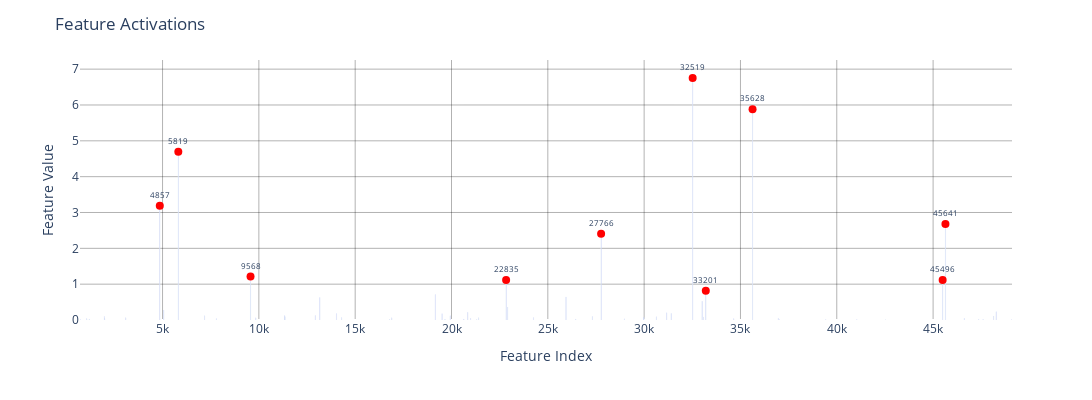

Notebook code for this chart:
### Code cell
top_indices, _ = plot_act_distribution(
    get_feature_activations(example_img_tensor.unsqueeze(0), model, sae)[0, 0, :],
    n_top=10
)

### Figure 1 — Plotly figure (JSON) as saved in the notebook; plotly's stock layout.template omitted (floating-point values rounded to 4 significant figures)
{"data": [{"alignmentgroup": "True", "hovertemplate": "index=%{x}<br>value=%{y}<extra></extra>", "legendgroup": "", "marker": {"color": "#636efa", "pattern": {"shape": ""}}, "name": "", "offsetgroup": "", "orientation": "v", "showlegend": false, "textposition": "auto", "type": "bar", "x": [722, 1064, 1197, 1979, 1995, 3090, 4857, 5063, 5819, 7181, 7792, 9568, 9842, 11339, 11354, 12929, 13168, 14029, 14296, 16788, 16899, 19158, 19509, 19661, 19931, 20643, 20845, 20993, 21308, 21408, 22835, 22912, 24256, 25944, 26453, 27311, 27766, 28976, 29974, 29988, 30635, 31170, 31402, 32519, 33008, 33073, 33201, 34652, 35628, 36963, 37016, 39431, 41045, 42529, 45496, 45641, 46619, 47369, 47593, 48140, 48274, 49089], "xaxis": "x", "y": [0.01443, 0.03923, 0.02517, 0.0995, 0.04583, 0.06506, 3.185, 0.276, 4.697, 0.1209, 0.0389, 1.211, 0.05953, 0.1284, 0.09028, 0.1239, 0.6287, 0.1779, 0.06769, 0.0232, 0.06495, 0.709, 0.1752, 0.02417, 0.1188, 0.0265, 0.2187, 0.04549, 0.01741, 0.06489, 1.114, 0.3593, 0.06773, 0.645, 0.0265, 0.09696, 2.405, 0.03154, 0.06458, 0.07394, 0.08885, 0.2032, 0.1837, 6.753, 0.5203, 0.08604, 0.8185, 0.03883, 5.878, 0.0499, 0.01329, 0.01432, 0.01138, 0.01043, 1.114, 2.679, 0.04593, 0.02415, 0.01805, 0.1116, 0.2329, 0.01135], "yaxis": "y"}, {"marker": {"color": "red", "size": 8}, "mode": "markers+text", "showlegend": false, "text": ["33201", "22835", "45496", "9568", "27766", "45641", "4857", "5819", "35628", "32519"], "textfont": {"size": 8}, "textposition": "top center", "type": "scatter", "x": [33201, 22835, 45496, 9568, 27766, 45641, 4857, 5819, 35628, 32519], "y": [0.8185, 1.114, 1.114, 1.211, 2.405, 2.679, 3.185, 4.697, 5.878, 6.753]}], "layout": {"barmode": "relative", "height": 400, "legend": {"tracegroupgap": 0}, "margin": {"t": 60}, "plot_bgcolor": "rgba(255,255,255,1)", "title": {"text": "Feature Activations"}, "width": 1200, "xaxis": {"anchor": "y", "domain": [0, 1], "gridcolor": "rgba(0,0,0,0.3)", "gridwidth": 1, "showgrid": true, "title": {"text": "Feature Index"}}, "yaxis": {"anchor": "x", "domain": [0, 1], "gridcolor": "rgba(0,0,0,0.3)", "gridwidth": 1, "showgrid": true, "title": {"text": "Feature Value"}}}}
